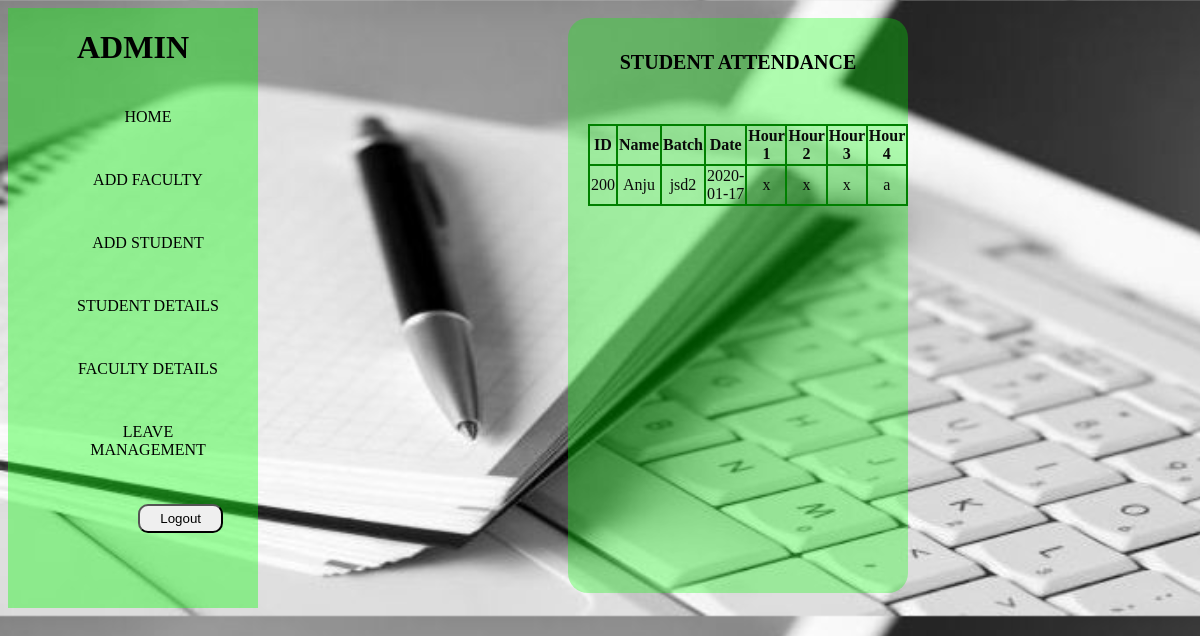
The page /stud_attendance.php on the database its author committed.
### tables this page shows
CREATE TABLE `atte` (
  `stid` int(11) NOT NULL,
  `name` varchar(15) NOT NULL,
  `batch` varchar(5) NOT NULL,
  `date` date NOT NULL,
  `h1` varchar(10) NOT NULL,
  `h2` varchar(10) NOT NULL,
  `h3` varchar(10) NOT NULL,
  `h4` varchar(10) NOT NULL
);

### stud_attendance.php (the view, shortened to what this page needs)
<!DOCTYPE html>
<html>
<head>
<link rel="stylesheet"  href="css/style.css">
</head>
<body class="bd">
    <div style="display: inline-flex">
    <div class="b">
        <h1>ADMIN</h1>
        <ul>
            <li><a href="adminhome.php"> HOME</a></li>
            <li><a href="faculty_signup.php">ADD FACULTY</a></li>
            <li><a href="student_signup.php">ADD STUDENT</a></li>
            <li><a href="#">STUDENT DETAILS</a>
            </li>
            <li><a href="#">FACULTY DETAILS</a>
            </li>
            <li><a href="#">LEAVE MANAGEMENT</a>
            </li>
            <li><form action="logout.php" method="post">
                     <input type="submit" value="Logout" name="logout" class="sbm" >
                </form>
            </li>
        </ul>
        </div>
    <div class="form">
        <h1> STUDENT ATTENDANCE</h1><br><br>
        <table style="color:rgb(10, 10, 10)" >
            <thead>
                    <tr>
                        <th>ID</th>
                        <th>Name</th>
						<th>Batch</th>
                        <th>Date</th>
                        <th>Hour 1</th>
                        <th>Hour 2</th>
                        <th>Hour 3</th>
                        <th>Hour 4</th>
                    </tr>
                </thead>
                <tbody>
				<?php
					include_once 'connection.php';
					$sql="select * from atte";
					$result = mysqli_query($conn, $sql);
					while($row = mysqli_fetch_assoc($result))
					{
				?>
                    <tr>
                        <td> <?php echo $row['stid'] ;?></td>
                        <td><?php echo $row['name'] ;?></td>
                        <td><?php echo $row['batch'] ;?></td>
                        <td><?php echo $row['date'] ;?></td>
                        <td><?php echo $row['h1'] ;?></td>
                        <td><?php echo $row['h2'] ;?></td>
						<td><?php echo $row['h3'] ;?></td>
						<td><?php echo $row['h4'] ;?></td>
                    </tr>
                    <?php } ?>
					</tbody>
        </table>
    </div>
    </div>
</body>
</html>

### css/style.css (style rules this page uses)
.bd { background-image:url(../img/log2.jpeg); background-size:cover; }
.b { width:250px; height:600px; background-color:rgba(0, 255, 0, 0.37); text-align:center; }
.b ul { display:block; list-style-type:none; }
.b ul li { width:150px; padding:20px; border-radius:20px; margin:5px; }
.b ul li a { text-decoration:none; color:black; }
.form { width:300px; height:535px; position:relative; left:300px; text-align:center; padding:20px; margin:10px; background-color:rgba(0,255,0,.3); border-radius:20px; }
.form h1 { font-size:20px; }
.sbm { padding:5px 20px; float:right; border-radius:10px; }

### stud_attendance.php (style rules this page uses)
table,th,td { border:2px solid green; border-collapse:collapse; text-align:center; }

### rows shown on the page
atte: stid "200", name "Anju", batch "jsd2", date "2020-01-17", h1 "x", h2 "x", h3 "x", h4 "a"
